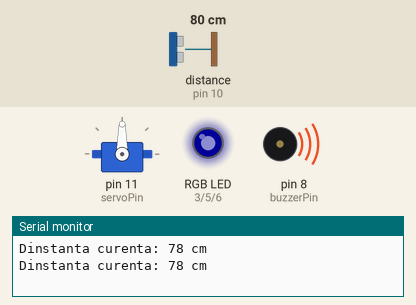
Simulated run of this sketch. Board: Arduino Uno, built with avr-gcc and run on an emulated ATmega328P. On the bench: servo, an RGB LED mixed from three pins (HIGH = lit), buzzer (waves = sounding, pin HIGH), the last lines printed to the serial monitor. Wiring (inferred from the names in the program): ultrasonic range finder: trigger pin 9; echo pin 10. The inputs (shaded band) are chosen by the test bench; at power-on: distance to the obstacle (sensor on pin 10) 80 cm. The echo pulse lasts 58.3 µs per cm; dim RGB values are drawn brighter than linear; pins used as bus, display or sensor lines are not drawn.

Above: at 4.4 s.
4.5 s: distance to the obstacle (sensor on pin 10) set to 2 cm
At 8.0 s:
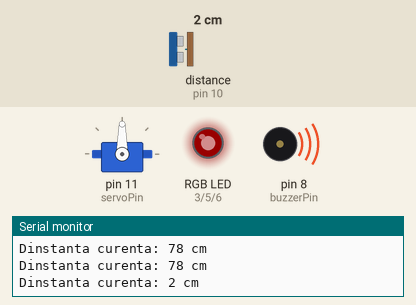
9.1 s: distance to the obstacle (sensor on pin 10) set to 9 cm
13.7 s: distance to the obstacle (sensor on pin 10) set to 12 cm
At 18.1 s:
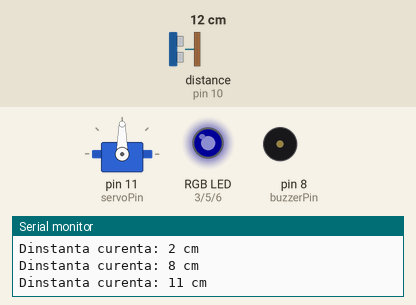
22.4 s: distance to the obstacle (sensor on pin 10) set to 35 cm
At 25.9 s:
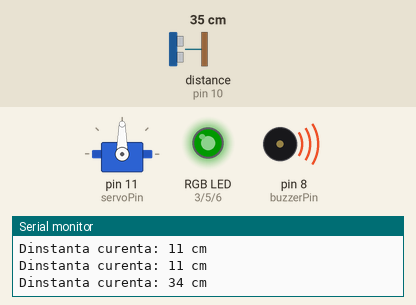
30.6 s: distance to the obstacle (sensor on pin 10) set to 120 cm
At 34.1 s:
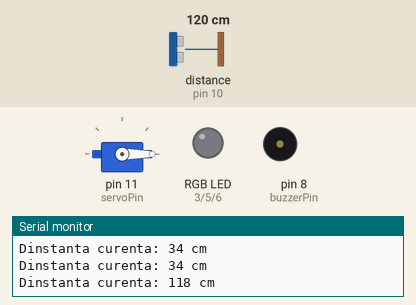
35.2 s: distance to the obstacle (sensor on pin 10) set to 47 cm
At 39.7 s:
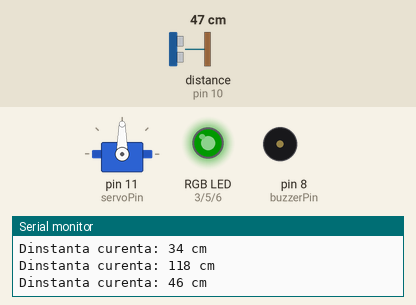
Timing chart, 0 to 44.9 s (numbered marks = the images above; inputs shaded):
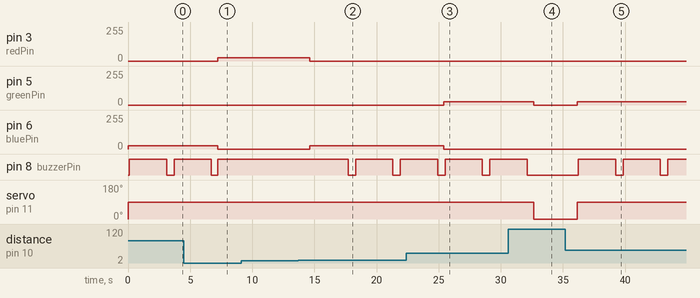

The sketch:

Traffic_Lighter_task.ino
```cpp
#include <Servo.h>

const int trigPin = 9;
const int echoPin = 10;
const int buzzerPin = 8;
const int redPin = 3;
const int greenPin = 5;
const int bluePin = 6;
const int servoPin = 11;

Servo barrier;

void setup() {
  // put your setup code here, to run once:
  pinMode(trigPin, OUTPUT);
  pinMode(echoPin, INPUT);
  pinMode(buzzerPin, OUTPUT);
  pinMode(redPin, OUTPUT);
  pinMode(greenPin, OUTPUT);
  pinMode(bluePin, OUTPUT);

  barrier.attach(servoPin);
  barrier.write(0);

  Serial.begin(9600);
}

void setColor(int red, int green, int blue){
  analogWrite(redPin, red);
  analogWrite(greenPin, green);
  analogWrite(bluePin, blue);
}

void loop() {
  // put your main code here, to run repeatedly:
  digitalWrite(trigPin, LOW);
  delayMicroseconds(5);
  digitalWrite(trigPin, HIGH);
  delayMicroseconds(10);
  digitalWrite(trigPin, LOW);

  // pulseIn cu timeout de 1 secundă
  long duration = pulseIn(echoPin, HIGH, 30000);
  int distance = duration * 0.034 / 2;

  Serial.print("Dinstanta curenta: ");
  Serial.print(distance);
  Serial.println(" cm");

  if(distance == 0){
    Serial.println("Nu merge....");
    setColor(0, 0, 0);
    barrier.write(0);
  }
  else if(distance > 0 && distance < 10){
    setColor(25, 0, 0);
    barrier.write(90);
    digitalWrite(buzzerPin,HIGH);
    delay(200);
    digitalWrite(buzzerPin,HIGH);
    delay(3000);
  }
  else if(distance >= 10 && distance < 25){
    setColor(0, 0, 25);
    barrier.write(90);
    delay(100);
    digitalWrite(buzzerPin,HIGH);
    delay(3000);
    digitalWrite(buzzerPin,LOW);
  }
  else if(distance >=25 && distance < 50){
    setColor(0, 25, 0);
    barrier.write(90);
    delay(100);
    digitalWrite(buzzerPin,HIGH);
    delay(3000);
    digitalWrite(buzzerPin,LOW);
  }
  else if(distance >=50 && distance < 100){
    setColor(0, 0, 25);
    barrier.write(90);
    delay(100);
    digitalWrite(buzzerPin,HIGH);
    delay(3000);
    digitalWrite(buzzerPin,LOW);
  }
  else{
    digitalWrite(buzzerPin,LOW);
    setColor(0, 0, 0);
    barrier.write(0);
    delay(3000);
  }

  delay(500);
}
```

Measured:
- the behaviour switches between 10 and 11 cm on distance to the obstacle (sensor on pin 10) (found by bisection; images 1 and 2)
- after the input at 4.5 s, pin 3 (redPin): 0/255 → 25/255 after 2.7 s; pin 6 (bluePin): 25/255 → 0/255 after 2.7 s
- after the input at 13.7 s, pin 3 (redPin): 25/255 → 0/255 after 0.92 s; pin 6 (bluePin): 0/255 → 25/255 after 0.92 s; pin 8 (buzzerPin): alternates HIGH for 3.0 s and LOW for 0.60 s, starting after 4.0 s
- after the input at 22.4 s, pin 5 (greenPin): 0/255 → 25/255 after 3.0 s; pin 6 (bluePin): 25/255 → 0/255 after 3.0 s
- after the input at 30.6 s, pin 5 (greenPin): 25/255 → 0/255 after 2.0 s; pin 8 (buzzerPin): goes on until 32.1 s, then stays LOW; servo on pin 11 (servoPin): 90° → 0° after 2.0 s
- after the input at 35.2 s, pin 5 (greenPin): 0/255 → 25/255 after 0.94 s; pin 8 (buzzerPin): alternates HIGH for 3.0 s and LOW for 0.60 s, starting after 1.0 s; servo on pin 11 (servoPin): 0° → 90° after 0.94 s
